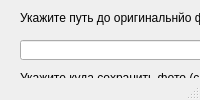
<?xml version="1.0" encoding="UTF-8"?>
<ui version="4.0">
 <class>MainWindow</class>
 <widget class="QMainWindow" name="MainWindow">
  <property name="geometry">
   <rect>
    <x>0</x>
    <y>0</y>
    <width>450</width>
    <height>0</height>
   </rect>
  </property>
  <property name="windowTitle">
   <string>3D картинка</string>
  </property>
  <widget class="QWidget" name="centralwidget">
   <widget class="QLineEdit" name="lineEdit">
    <property name="geometry">
     <rect>
      <x>20</x>
      <y>40</y>
      <width>410</width>
      <height>20</height>
     </rect>
    </property>
   </widget>
   <widget class="QLineEdit" name="lineEdit_2">
    <property name="geometry">
     <rect>
      <x>20</x>
      <y>100</y>
      <width>410</width>
      <height>20</height>
     </rect>
    </property>
   </widget>
   <widget class="QLabel" name="label">
    <property name="geometry">
     <rect>
      <x>20</x>
      <y>10</y>
      <width>291</width>
      <height>16</height>
     </rect>
    </property>
    <property name="text">
     <string>&lt;html&gt;&lt;head/&gt;&lt;body&gt;&lt;p&gt;Укажите путь до оригинальнйо фотографии (с именем)&lt;/p&gt;&lt;/body&gt;&lt;/html&gt;</string>
    </property>
   </widget>
   <widget class="QLabel" name="label_2">
    <property name="geometry">
     <rect>
      <x>20</x>
      <y>70</y>
      <width>241</width>
      <height>16</height>
     </rect>
    </property>
    <property name="text">
     <string>&lt;html&gt;&lt;head/&gt;&lt;body&gt;&lt;p&gt;Укажите куда сохранить фото (с именем)&lt;/p&gt;&lt;/body&gt;&lt;/html&gt;</string>
    </property>
   </widget>
  </widget>
  <widget class="QStatusBar" name="statusbar"/>
 </widget>
 <resources/>
 <connections/>
</ui>
